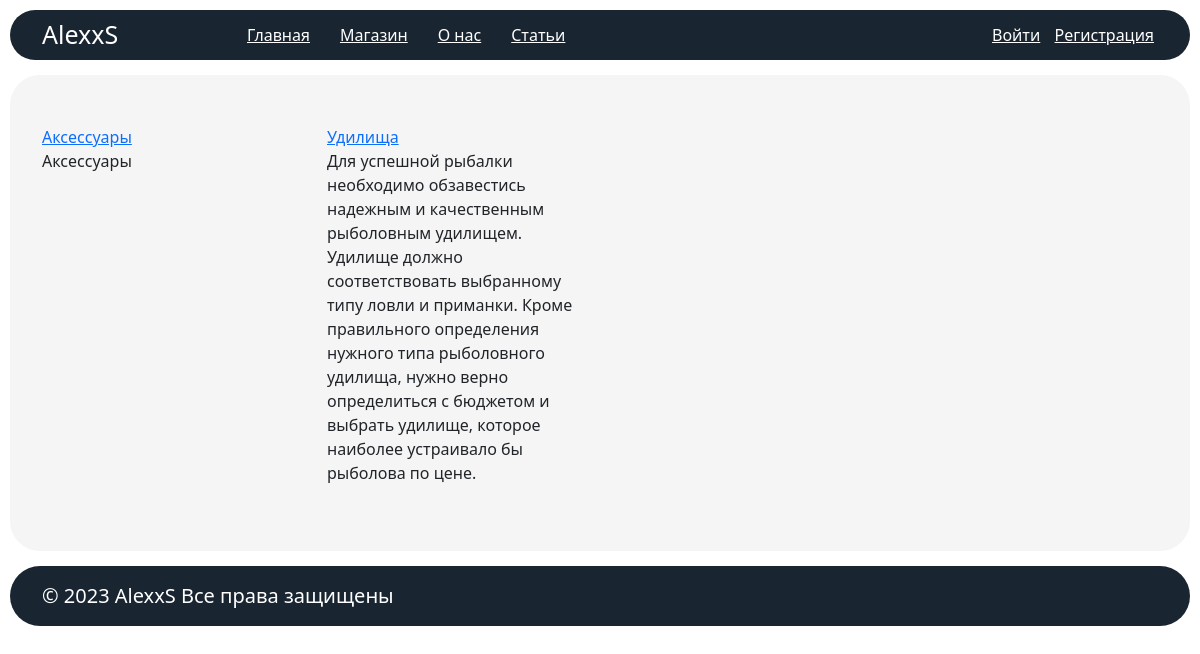
The app's page /shop/, older data.
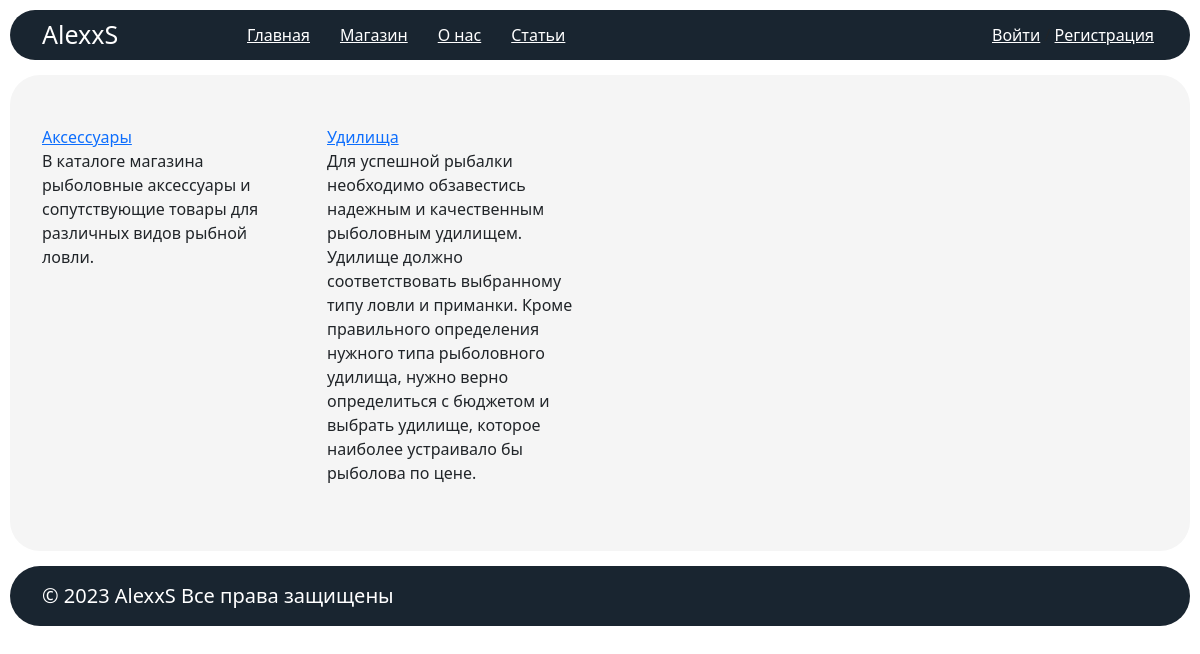
The same page, newer data.
### shopapp/models.py (models this page shows, shortened)
class Category(models.Model):
    name = models.CharField(max_length=150, verbose_name="Название", default="")
    slug = models.SlugField(unique=True, verbose_name="Символьный код", default="", blank=True)
    h1 = models.CharField(max_length=150, verbose_name="Заголовок H1", default="")
    parent = models.ForeignKey('self', verbose_name="Родитель", null=True, blank=True, on_delete=models.CASCADE)
    announce = models.TextField(max_length=500, verbose_name="Краткое описание", default="")
    description = models.TextField(max_length=10000, verbose_name="Описание", default="")
    seo_title = models.CharField(max_length=150, verbose_name="Seo Title", default="")
    seo_description = models.TextField(max_length=500, verbose_name="Seo Description", default="")
    seo_keywords = models.CharField(max_length=100, verbose_name="Seo Keywords", default="")
    class Meta:
        verbose_name = "категорию"
        verbose_name_plural = "категории"

### shopapp/views.py (the view)
# urls.py: path('', views.index_shop, name='index_shop'),
def index_shop(request):
    categories = Category.objects.all().filter(parent=None).order_by('name')
    return render(request, template_name="shop.html", context={"categories": categories})

### templates/shop.html (shortened to what this page needs)
{% extends "base.html" %}
{% block content %}
    <section class="main__content">
        <div class="container">
            <div class="row">
                {% for category in categories %}
                    <div class="col-md-3">
                        <div class="item">
                            <div class="title"><a
                                    href="{% url "detail_category" slug=category.slug %}">{{ category.name }}</a></div>
                            <div class="announce">{{ category.announce|safe }}</div>
                        </div>
                    </div>
                {% endfor %}
            </div>
        </div>
    </section>
{% endblock %}

Row changes from the older to the newer data that the page shows:
changed Category "Аксессуары": announce "Аксессуары" → "В каталоге магазина рыболовные аксессуары и сопутствующие товары для различных видов рыбной ловли."
